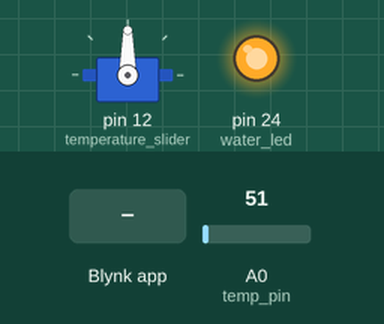
Recording of a sketch running on a simulated Arduino Mega 2560, built with avr-gcc and run on an emulated ATmega2560. Parts: servo, output pins drawn as LEDs (lit = HIGH). The inputs (shaded band) are chosen by the test bench; at power-on: A0 (temp_pin) = 51. WiFi joins after 1.5 s; servers stay silent unless stated.

Above: at 3.0 s.
3.1 s: Blynk app writes 200 to V0
At 3.8 s:
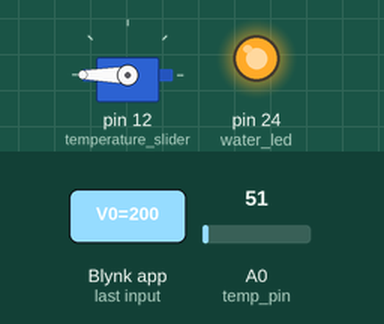
4.6 s: Blynk app writes 0 to V0
At 4.9 s:
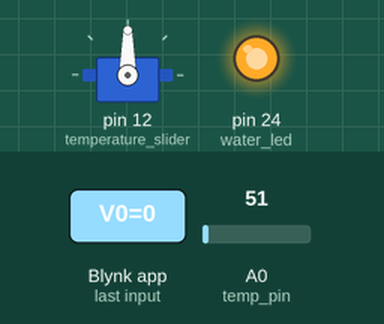
Timing chart, 0 to 7.6 s (numbered marks = the images above; inputs shaded):
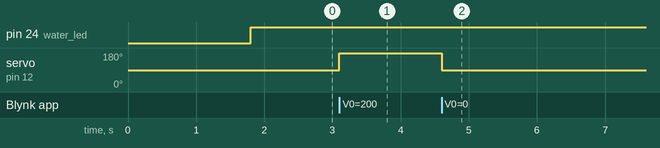

Measured:
- after the input at 3.1 s, servo on pin 12 (temperature_slider): 90° → 180° at once
- after the input at 4.6 s, servo on pin 12 (temperature_slider): 180° → 90° at once

The sketch:

sketch.ino
```cpp
/*************************************************************


  This sketch shows how to read values from Virtual Pins

  App project setup:
    Slider widget (0...100) on Virtual Pin V1
 *************************************************************/

// Template ID, Device Name and Auth Token are provided by the Blynk.Cloud
// See the Device Info tab, or Template settings
#define BLYNK_TEMPLATE_ID           "TMPLnAQbWiZl"
#define BLYNK_DEVICE_NAME           "SmartHome"
#define BLYNK_AUTH_TOKEN            "TAU19G5mGf0XXZ_yETWc-Kw-dc1HJz3t"


// Comment this out to disable prints and save space
#define BLYNK_PRINT Serial1
#define temp_pin  A0
#define water_led 24


#include <BlynkSimpleStream.h>
#include <Servo.h>

char auth[] = BLYNK_AUTH_TOKEN;
Servo temperature_slider;
int temperature_set = 0;
int temperature_diff = 5;
int TempValue = 0;

BlynkTimer timer;

// This function sends Arduino's up time every second to Virtual Pin (5).
// In the app, Widget's reading frequency should be set to PUSH. This means
// that you define how often to send data to Blynk App.
void myTimerEvent()
{
  // You can send any value at any time.
  // Please don't send more that 10 values per second.
  Blynk.virtualWrite(V1, TempValue);
}

// This function will be called every time Slider Widget
// in Blynk app writes values to the Virtual Pin V1
BLYNK_WRITE(V0)
{
  int pinValue = param.asInt(); // assigning incoming value from pin V1 to a variable
  temperature_slider.write(pinValue + 90);
  temperature_set = pinValue;
}

void setup()
{
  // Debug console
  Serial.begin(9600);

  // Blynk will work through Serial
  // Do not read or write this serial manually in your sketch
  Serial2.begin(9600);
  Blynk.begin(Serial2, auth);
  timer.setInterval(1000L, myTimerEvent);
  temperature_slider.attach(12,1000,2000);
  temperature_slider.write(90);
  pinMode(water_led, OUTPUT);
}

void loop()
{
  Blynk.run();
  timer.run();
  TempValue = analogRead(temp_pin);
  TempValue = ( TempValue/1024.0)*500;
  if (abs(TempValue - temperature_set) >= 5)
    digitalWrite(water_led, HIGH);
  else
    digitalWrite(water_led, LOW);
}
```
